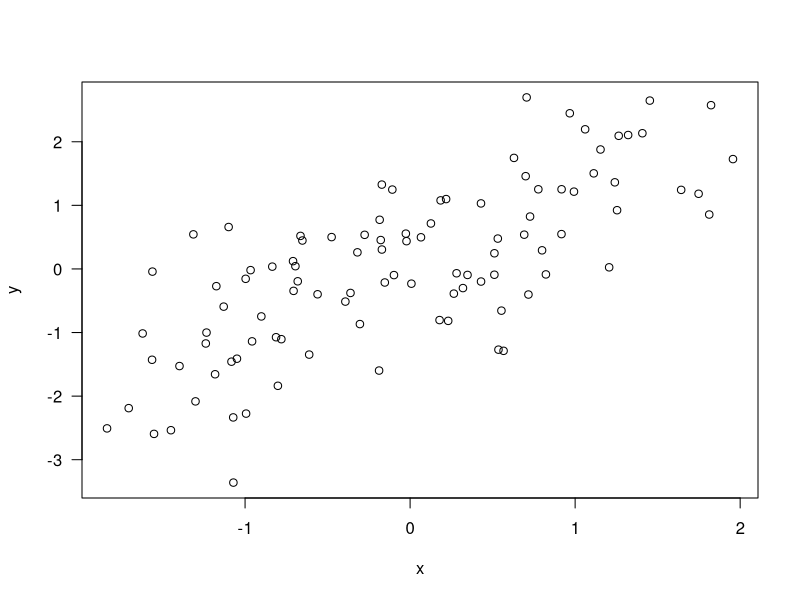
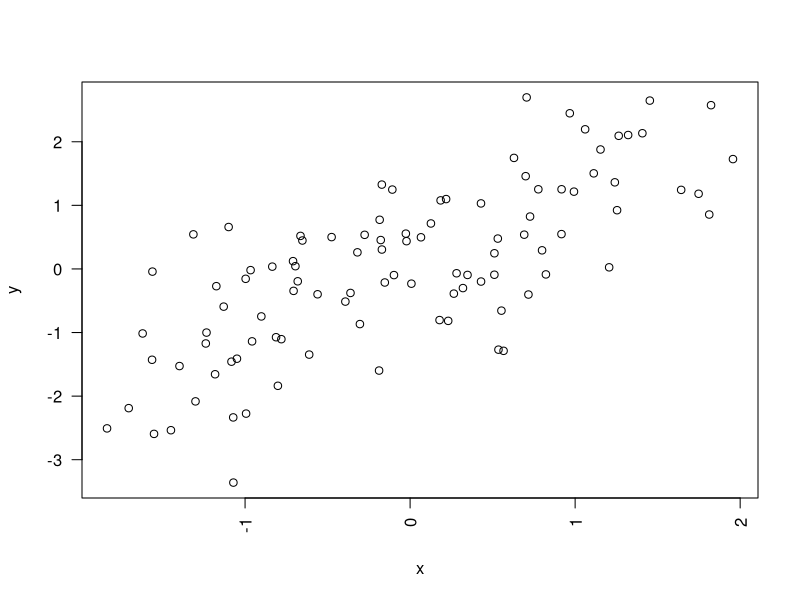
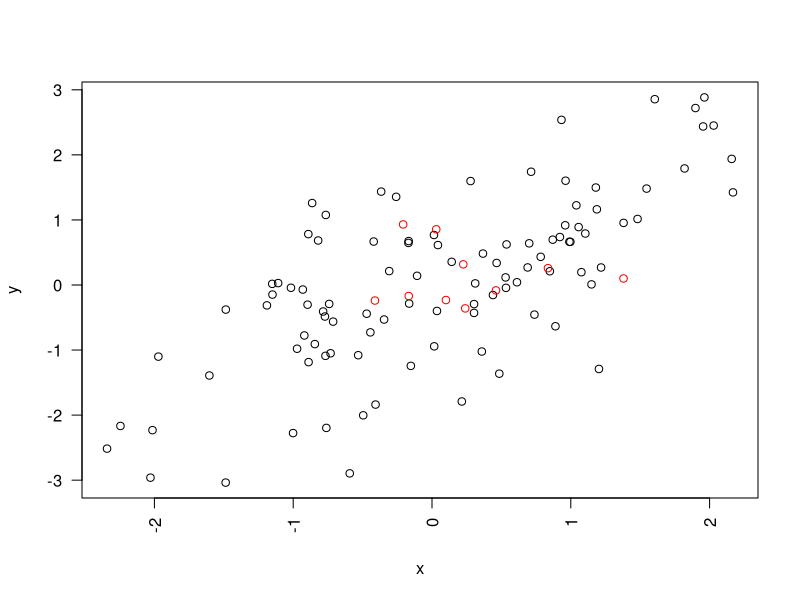
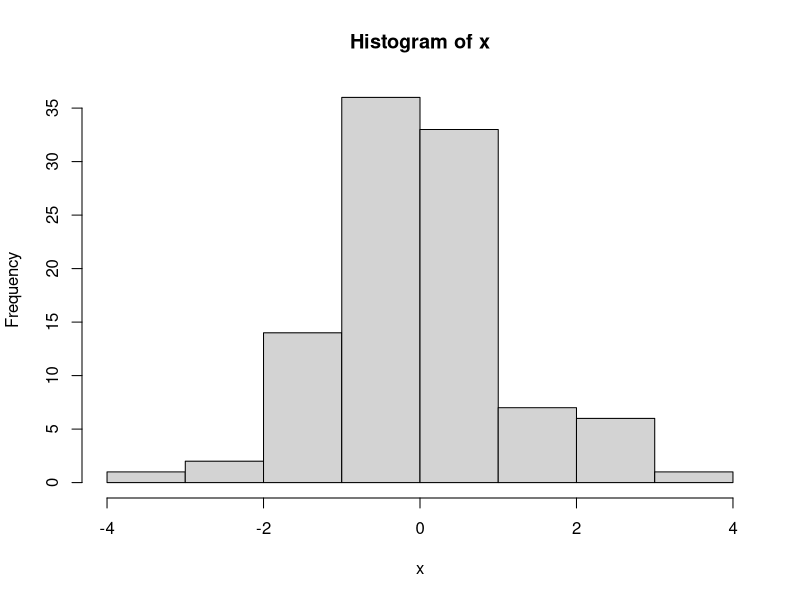
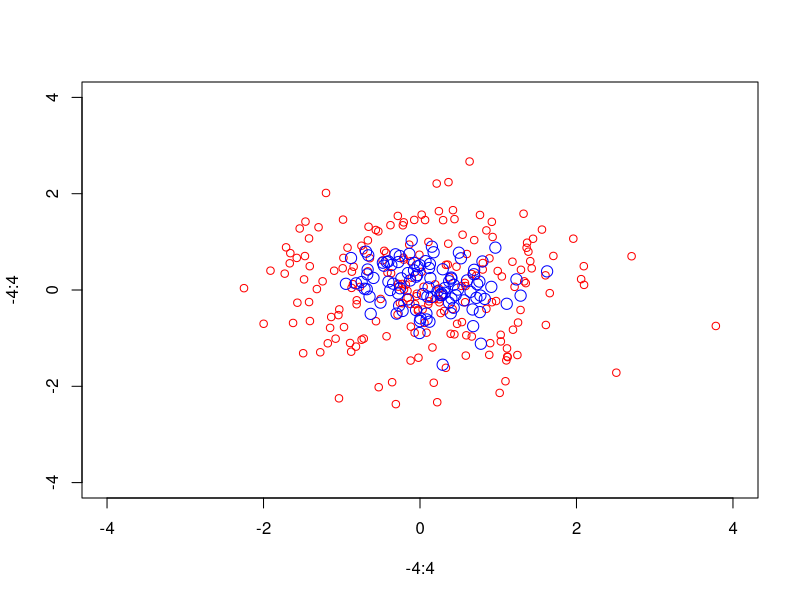
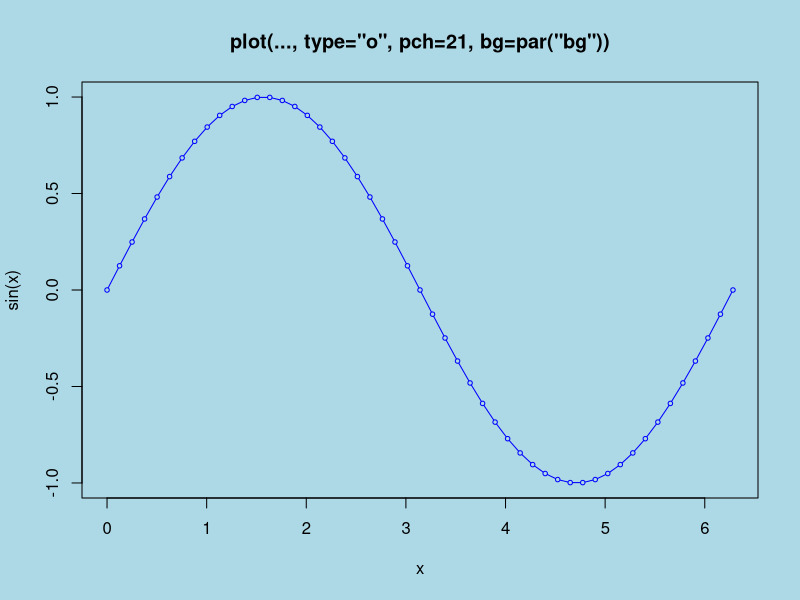
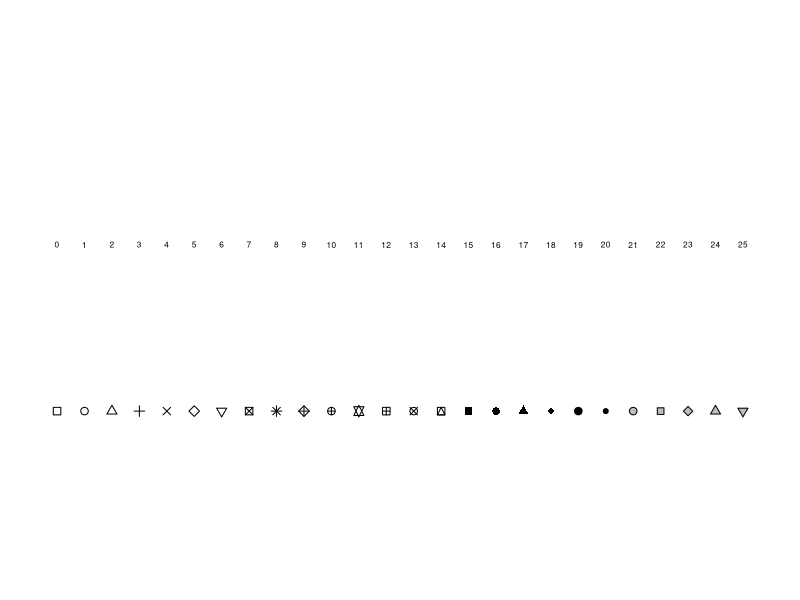
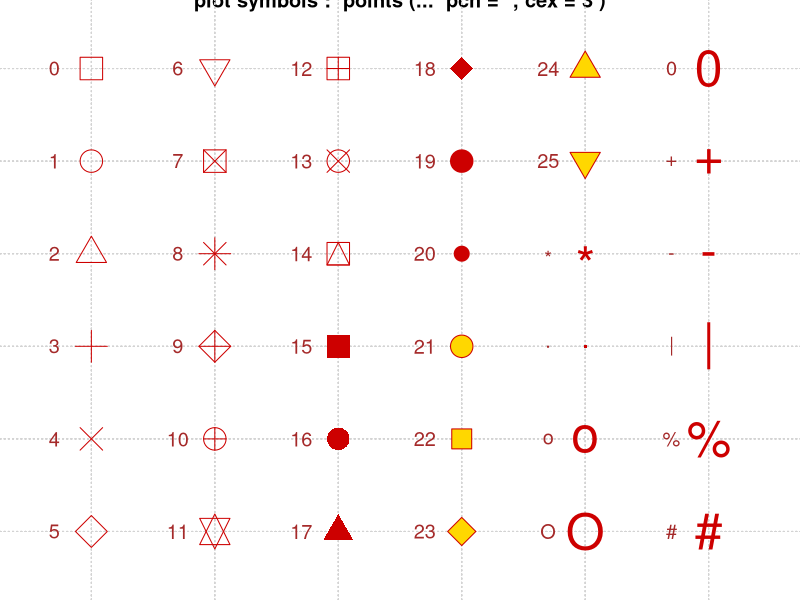

Source code (R) for these figures, in order:
# lattice graphics, plots are built using a single function call. the base 
# packages allows you to build plots function by function.

# --> important page: ?par

# general plot parameters:
# par(), sets plot settings for all plots
# pch: plotting symbol, lty: line type, lwd: line width, col: plot color
# las: orientation of the axis labels, bg: background color, mar: margin size
# oma: outer margin size, mfrow / mfcol: number of plots in a row and col
# rows are filled row wise and col wise respectively
# example: par(las = 2)
x<- rnorm(100)
y = x + rnorm(100)
par(las = 1)
plot(x, y)

par(las = 2)
plot(x, y)

# base graphic functions
# plot() creates a plot
# lines() and points()
# text()
# title()
# mtext() -- add text in margins
# axis() -- add axis ticks / labels
# legend()
x <- rnorm(100)
y <- x + rnorm(100)
plot(x, y)
x1 <- rnorm(10)
y1 <- rnorm(10)
points(x1, y1, col="red")

# graphics devices: PDF (vector graphics), postscript, xfig, png, jpeg, bitmap
# bitmapped formats are good for very large datasets 
#IMPORTANT EXAMPLE:
#pdf(file="test.pdf")  #launch graphics device
png(file="test.png")
x <- rnorm(100)
hist(x)
graphics.off() # creates the file with the histogram

# copying between devices, COPYING IS NOT AN EXACT OPERATION
# dev.copy(), dev.copy2pdf() 
example(points) # !!!



# fitting a linear model
x <- rnorm(200)
y <- rnorm(200)
z <- rnorm(200)
fit <- lm(y ~ x)
plot(x, y)
abline(fit, lwd = 2, col="red")

# multiple plots per device
dev.new()
par(mfrow=c(1, 2)) # 1 row, 2 columns. plots placed row-wise
plot(x, y)
plot(x, z)

# plotting multiple classes of data
x <- rnorm(100)
y <- rnorm(100)
g <- gl(2, 50, labels=c("male", "female")) # 2 groups of 50
plot(x, y, type="n") # create the device but without data
points( x[g == "male"], y[g == "male"], col="blue")
points( x[g == "female"], y[g == "female"], col="red")

